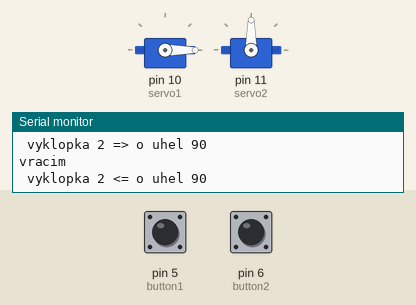
The sketch below on a simulated Arduino Nano, built with avr-gcc and run on an emulated ATmega328P. Shown: 2 × servo, the last lines printed to the serial monitor. Inputs (shaded band) come from the test bench; at power-on: pin 5 (button1) HIGH, pin 6 (button2) HIGH.

Above: at 14.1 s.
14.2 s: pin 5 (button1) pulled LOW for 0.35 s
At 17.7 s:
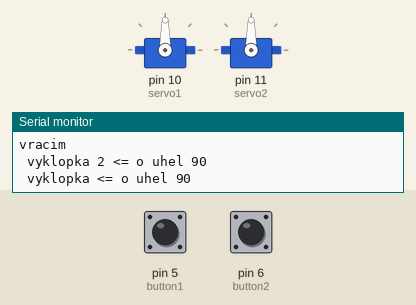
At 19.84 s:
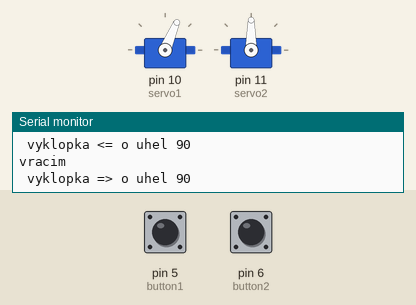
Timing chart, 0 to 22.7 s (numbered marks = the images above; inputs shaded):
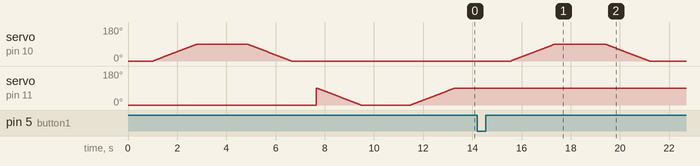

Measured:
- after the input at 14.2 s, servo on pin 10 (servo1): rises from 0° to 90° in 1.8 s, then falls to 0° in 3.8 s
- by itself, servo on pin 10 (servo1): rises from 0° to 90° in 1.8 s, then falls to 0° in 3.8 s

The sketch:

Vagon.ino
```cpp
/*
Kakas-Raab Train 2022 09.8w
Autonomous Rail - modul wagons
Arduino nano
- HW:
2x servo SG90
2x button
*/
#include <Servo.h>

int button1 = 5;                  // konfigurace PIN - tlacitka na vagonu 1
int button2 = 6;                  // konfigurace PIN - tlacitka na vagonu 2
int btn1State = 0;
int btn2State = 0;
int vylozeno1 = 0;
int vylozeno2 = 0;
int pos = 0;

Servo servo1;
Servo servo2;

void setup() {
  Serial.begin(9600);             // konfigurace rychlosti serioveho portu console;
  Serial.println();
  Serial.println("Start vagony");

  pinMode(button1, INPUT_PULLUP); // konfigurace vagonu 1
  servo1.attach(10);
  servo1.write(0);

  pinMode(button2, INPUT_PULLUP); // konfigurace vagonu 2
  servo2.attach(11);
  servo2.write(0);
}

void loop() {
  btn1State = digitalRead(button1);
  btn2State = digitalRead(button2);
  /*
  Serial.print(btn1State);
  Serial.println(btn2State);
  */

  if (btn1State == 1 && vylozeno1 == 0) {
    delay(1000);
    vyklopka1(90);
    delay(2000);
    Serial.println("vracim");
    vyklopka1(-90);
    vylozeno1 = vylozeno1 + 1;
  }
  if (btn1State == 0 && vylozeno1 == 1) {
     vylozeno1 = vylozeno1 - 1;
  }

  if (btn2State == 1 && vylozeno2 == 0) {
    delay(1000);
    vyklopka2(-90);
    delay(2000);
    Serial.println("vracim");
    vyklopka2(90);
    vylozeno2 = vylozeno2 + 1;
  }
  if (btn2State == 0 && vylozeno2 == 1) {
     vylozeno2 = vylozeno2 - 1;
  }
}

void vyklopka1(int uhel) {
  if (uhel > 0) {
  Serial.print(" vyklopka <= o uhel ");
  Serial.print(uhel);
  Serial.println();
  for(pos = 0; pos <= uhel; pos += 1) //je od úhlu 0 do úhlu 180 (360)
  {
    servo1.write(pos);     //natočení motoru na aktuální úhel
    delay(20);             //chvilka čekání než se motor natočí
  }
  } else {
  uhel = abs(uhel);
  Serial.print(" vyklopka => o uhel ");
  Serial.print(uhel);
  Serial.println();
  for(pos = uhel; pos >= 0; pos -= 1) //je od úhlu 180 (360) zpět do úhlu 0
  {
    servo1.write(pos);     //natočení motoru na aktuální úhel
    delay(20);             //chvilka čekání než se motor natočí
  }
 }
}

void vyklopka2(int uhel) {
  if (uhel > 0) {
  Serial.print(" vyklopka 2 <= o uhel ");
  Serial.print(uhel);
  Serial.println();
  for(pos = 0; pos <= uhel; pos += 1) //je od úhlu 0 do úhlu 180 (360)
  {
    servo2.write(pos);     //natočení motoru na aktuální úhel
    delay(20);             //chvilka čekání než se motor natočí
  }
  } else {
  uhel = abs(uhel);
  Serial.print(" vyklopka 2 => o uhel ");
  Serial.print(uhel);
  Serial.println();
  for(pos = uhel; pos >= 0; pos -= 1) //je od úhlu 180 (360) zpět do úhlu 0
  {
    servo2.write(pos);     //natočení motoru na aktuální úhel
    delay(20);             //chvilka čekání než se motor natočí
  }
 }
}
```
